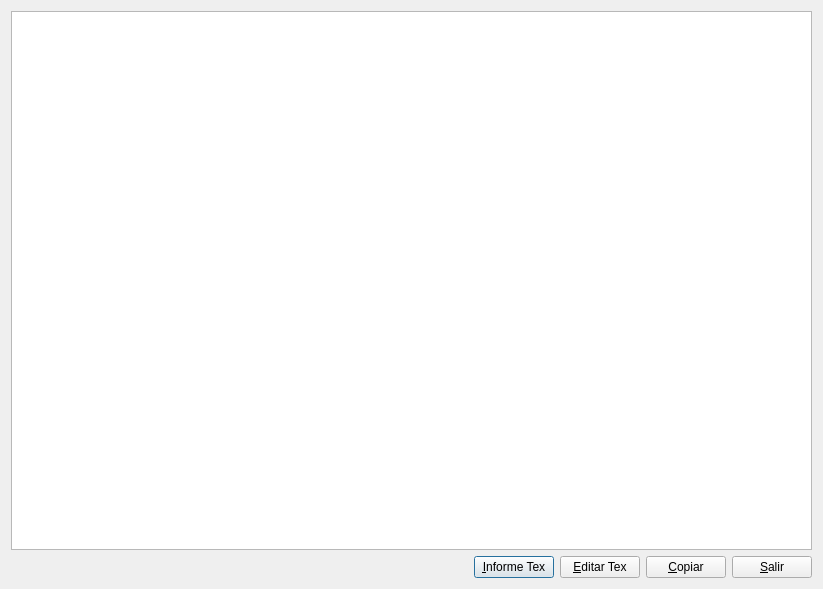
<?xml version="1.0" encoding="UTF-8"?>
<ui version="4.0">
 <class>Hoja_cols_ci</class>
 <widget class="QDialog" name="Hoja_cols_ci">
  <property name="geometry">
   <rect>
    <x>0</x>
    <y>0</y>
    <width>823</width>
    <height>589</height>
   </rect>
  </property>
  <property name="windowTitle">
   <string>Comparativa Códigos Imputación</string>
  </property>
  <layout class="QVBoxLayout" name="verticalLayout">
   <item>
    <widget class="QTableWidget" name="tableWidget"/>
   </item>
   <item>
    <layout class="QHBoxLayout" name="horizontalLayout">
     <item>
      <spacer name="horizontalSpacer">
       <property name="orientation">
        <enum>Qt::Orientation::Horizontal</enum>
       </property>
       <property name="sizeHint" stdset="0">
        <size>
         <width>40</width>
         <height>20</height>
        </size>
       </property>
      </spacer>
     </item>
     <item>
      <widget class="QPushButton" name="informe_pushButton">
       <property name="text">
        <string>&amp;Informe Tex</string>
       </property>
       <property name="icon">
        <iconset resource="keme.qrc">
         <normaloff>:/iconos/graf/printer.png</normaloff>:/iconos/graf/printer.png</iconset>
       </property>
      </widget>
     </item>
     <item>
      <widget class="QPushButton" name="pushButton">
       <property name="text">
        <string>&amp;Editar Tex</string>
       </property>
       <property name="icon">
        <iconset resource="keme.qrc">
         <normaloff>:/iconos/graf/tex.png</normaloff>:/iconos/graf/tex.png</iconset>
       </property>
      </widget>
     </item>
     <item>
      <widget class="QPushButton" name="copiar_pushButtom">
       <property name="text">
        <string>&amp;Copiar</string>
       </property>
       <property name="icon">
        <iconset resource="keme.qrc">
         <normaloff>:/iconos/graf/Copy.png</normaloff>:/iconos/graf/Copy.png</iconset>
       </property>
      </widget>
     </item>
     <item>
      <widget class="QPushButton" name="salir_pushButton">
       <property name="text">
        <string>&amp;Salir</string>
       </property>
       <property name="icon">
        <iconset resource="keme.qrc">
         <normaloff>:/iconos/graf/application-exit.png</normaloff>:/iconos/graf/application-exit.png</iconset>
       </property>
      </widget>
     </item>
    </layout>
   </item>
  </layout>
 </widget>
 <resources>
  <include location="keme.qrc"/>
 </resources>
 <connections>
  <connection>
   <sender>salir_pushButton</sender>
   <signal>clicked()</signal>
   <receiver>Hoja_cols_ci</receiver>
   <slot>accept()</slot>
   <hints>
    <hint type="sourcelabel">
     <x>744</x>
     <y>562</y>
    </hint>
    <hint type="destinationlabel">
     <x>379</x>
     <y>549</y>
    </hint>
   </hints>
  </connection>
 </connections>
</ui>
